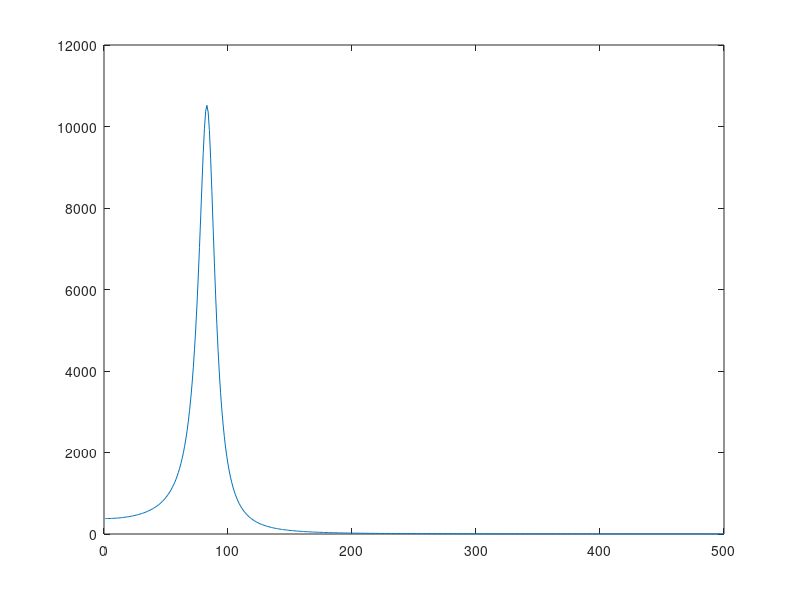
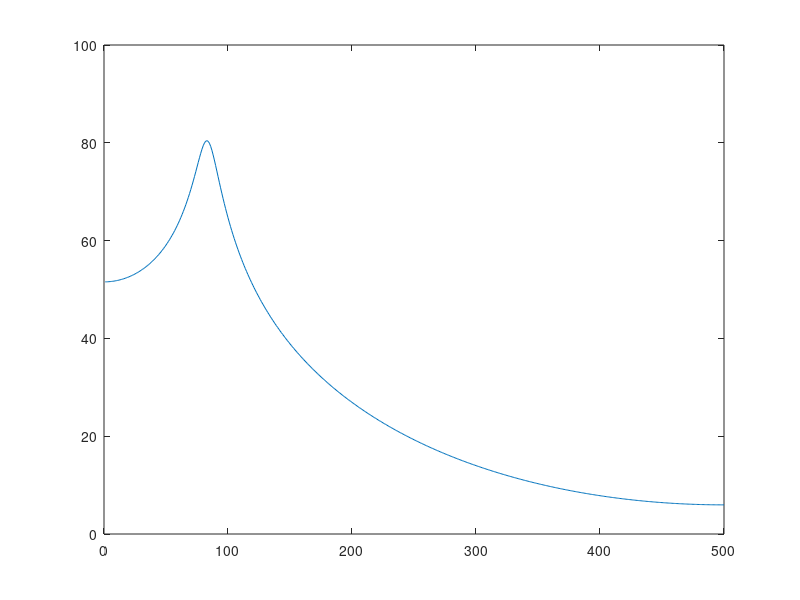

MATLAB code to generate these figures, in order:
% Ve mat do pho cong suat, dung mo hinh AR, 
% va so sanh voi Correlogram

clear
close all
clc

T=0.001;

p=0.95*exp(-j*30*pi/180);
a2=p*conj(p);
a1=-p-conj(p);

b0=input(' Nhap b0: ');

for f=1:500
    s(f)=1+a1*exp(-1i*2*pi*f*T)+a2*exp(-1i*2*pi*f*T*2);
    H(f)=b0/s(f);
end

P=(abs(H)).^2;
P_3db=20*log10(P);

figure
ff=1:500;
plot(ff,P);

figure
plot(ff,P_3db);